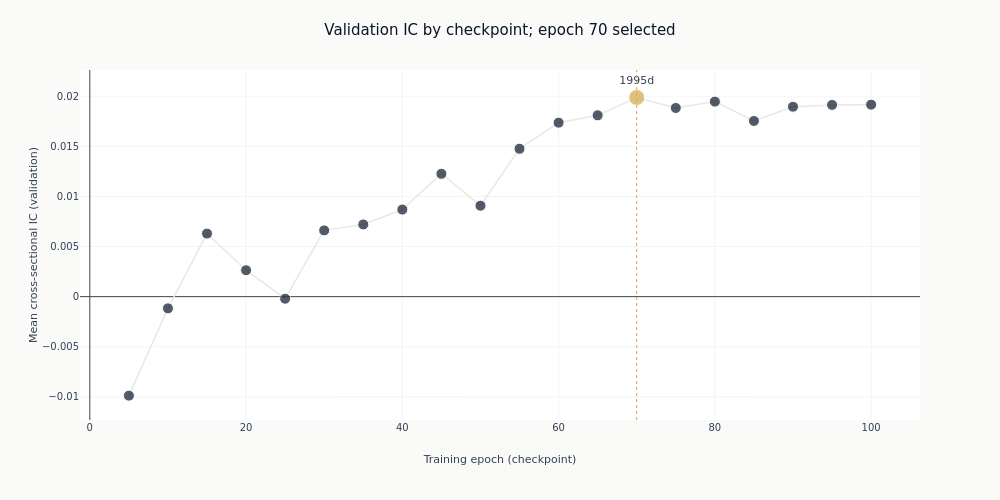

The cell this chart's notebook holds for it:
### Markdown cell above
## 6. The learning curve

Validation IC at each epoch checkpoint. The selected checkpoint is amber; any checkpoint excluded
for partial coverage is copper. A curve that rises and then falls is the model fitting and then
overfitting the validation folds; a flat one says the epoch count was never the binding choice.

### Code cell
_epochs = checkpoints["checkpoint_value"].cast(pl.Int64).to_list()
_ics = checkpoints["ic_mean_daily"].to_list()
_days = checkpoints["ic_n_days"].to_list()
_colors = [
    COLORS["amber"]
    if epoch == BEST_EPOCH
    else (COLORS["copper"] if epoch in partial_epochs else COLORS["blue"])
    for epoch in _epochs
]
fig_lc = go.Figure(
    go.Scatter(
        x=_epochs,
        y=_ics,
        mode="lines+markers+text",
        line=dict(color=COLORS["silver_muted"], width=1.5),
        marker=dict(
            color=_colors,
            size=[16 if epoch == BEST_EPOCH else 11 for epoch in _epochs],
            line=dict(color="white", width=1),
        ),
        text=[
            f"{days:.0f}d" if epoch == BEST_EPOCH or days < FULL_DAYS else ""
            for epoch, days in zip(_epochs, _days, strict=True)
        ],
        textposition="top center",
        showlegend=False,
    )
)
fig_lc.add_vline(x=BEST_EPOCH, line=dict(color=COLORS["amber"], width=1, dash="dot"))
fig_lc.update_layout(
    title=(
        f"Validation IC by checkpoint; epoch {BEST_EPOCH} selected"
        + (f", partial epochs {partial_epochs} excluded" if partial_epochs else "")
    ),
    height=500,
    width=1000,
    margin=dict(t=70),
    title_font=dict(size=15),
)
fig_lc.update_xaxes(title_text="Training epoch (checkpoint)")
fig_lc.update_yaxes(title_text="Mean cross-sectional IC (validation)")
fig_lc.show()

### Figure 1 — Plotly figure (JSON) as saved in the notebook; plotly's stock layout.template omitted (floating-point values rounded to 4 significant figures)
{"data": [{"line": {"color": "#e8e8e6", "width": 1.5}, "marker": {"color": ["#0a1628", "#0a1628", "#0a1628", "#0a1628", "#0a1628", "#0a1628", "#0a1628", "#0a1628", "#0a1628", "#0a1628", "#0a1628", "#0a1628", "#0a1628", "#D4A84B", "#0a1628", "#0a1628", "#0a1628", "#0a1628", "#0a1628", "#0a1628"], "line": {"color": "white", "width": 1}, "size": [11, 11, 11, 11, 11, 11, 11, 11, 11, 11, 11, 11, 11, 16, 11, 11, 11, 11, 11, 11]}, "mode": "lines+markers+text", "showlegend": false, "text": ["", "", "", "", "", "", "", "", "", "", "", "", "", "1995d", "", "", "", "", "", ""], "textposition": "top center", "type": "scatter", "x": [5, 10, 15, 20, 25, 30, 35, 40, 45, 50, 55, 60, 65, 70, 75, 80, 85, 90, 95, 100], "y": [-0.009876, -0.001169, 0.006293, 0.002636, -0.0002067, 0.006612, 0.007203, 0.008692, 0.01226, 0.009075, 0.01476, 0.01736, 0.01809, 0.01987, 0.01883, 0.01946, 0.01753, 0.01895, 0.01913, 0.01916]}], "layout": {"height": 500, "margin": {"t": 70}, "shapes": [{"line": {"color": "#D4A84B", "dash": "dot", "width": 1}, "type": "line", "x0": 70, "x1": 70, "xref": "x", "y0": 0, "y1": 1, "yref": "y domain"}], "title": {"font": {"size": 15}, "text": "Validation IC by checkpoint; epoch 70 selected"}, "width": 1000, "xaxis": {"title": {"text": "Training epoch (checkpoint)"}}, "yaxis": {"title": {"text": "Mean cross-sectional IC (validation)"}}}}
